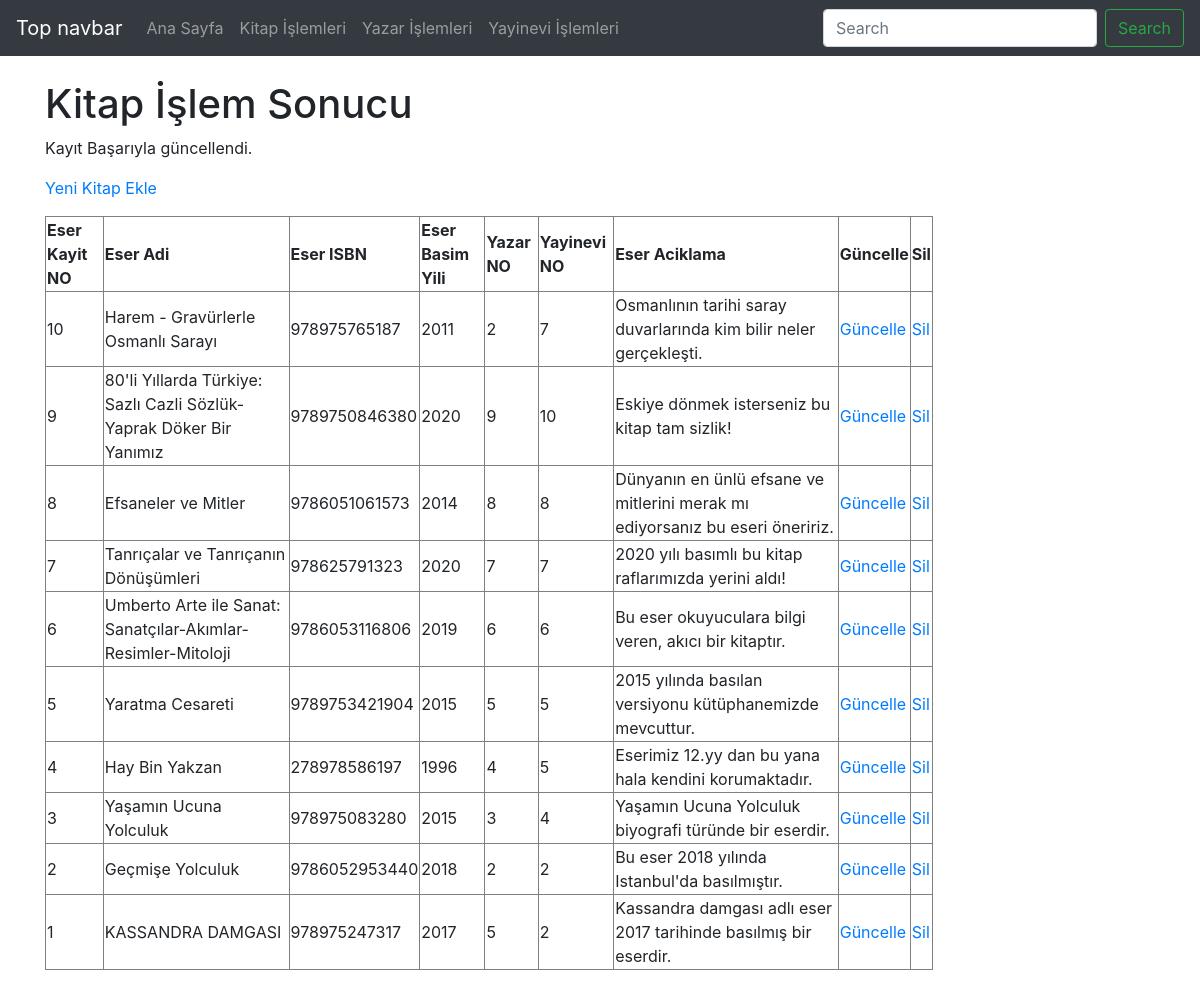
/eser_guncellendi.php, run on the app's committed database.
### tables this page shows
CREATE TABLE `eserler` (
  `EserKayitNO` smallint(6) NOT NULL COMMENT 'Eserin ana anahtarı',
  `EserKayitTARIHI` timestamp NOT NULL DEFAULT current_timestamp() COMMENT 'Eserin kayıt tarihi',
  `EserinAdi` varchar(120) NOT NULL COMMENT 'Eserin adı',
  `EserISBN` varchar(13) NOT NULL COMMENT 'Eserin ISBN numarası',
  `EserinBTarihi` year(4) NOT NULL COMMENT 'Eserin Basım Tarihi',
  `EserinBYeri` varchar(50) NOT NULL COMMENT 'Eserin Basım Yeri',
  `YayineviKayitNO` int(11) NOT NULL COMMENT 'Yayınevinin kayıt numarasını gösterir',
  `YazarKayitNO` int(11) NOT NULL COMMENT 'Yazarın Kayıt No''sunu gösterir.',
  `EserAciklama` text NOT NULL COMMENT 'Eserin açıklaması'
);

### eser_guncellendi.php (the view, shortened to what this page needs)
<?php
    require_once("baglanti.php");
    $EserKayitNO = mysqli_real_escape_string($baglanti, $_POST['EserKayitNO']);
    $EserinAdi = mysqli_real_escape_string($baglanti, $_POST['EserinAdi']);
    $EserISBN = mysqli_real_escape_string($baglanti, $_POST['EserISBN']);
    $EserinBTarihi = mysqli_real_escape_string($baglanti, $_POST['EserinBTarihi']);
    $YazarKayitNO = mysqli_real_escape_string($baglanti, $_POST['YazarKayitNO']);
    $YayineviKayitNO = mysqli_real_escape_string($baglanti, $_POST['YayineviKayitNO']);
    $EserAciklama = mysqli_real_escape_string($baglanti, $_POST['EserAciklama']);
    $sorgu = "UPDATE eserler SET EserinAdi = '$EserinAdi', EserISBN = '$EserISBN', EserISBN = '$EserISBN', EserinBTarihi = '$EserinBTarihi', YazarKayitNO = '$YazarKayitNO', YayineviKayitNO = '$YayineviKayitNO', EserAciklama = '$EserAciklama' WHERE EserKayitNO = $EserKayitNO";
    if (mysqli_query($baglanti, $sorgu)) {
        $islemSonuc = "Kayıt Başarıyla güncellendi.";
    } else {
        $islemSonuc = "Hata: " . $sorgu . "<br>" . mysqli_error($baglanti);
    }
    $sorgu = mysqli_query($baglanti, "SELECT * FROM eserler ORDER BY EserKayitNO DESC");
?>
<!DOCTYPE html>
<html lang="tr"><head><meta http-equiv="Content-Type" content="text/html; charset=UTF-8">
<link href="bootstrap.min.css" rel="stylesheet">
    <link href="./katalog_files/navbar-top.css" rel="stylesheet">
  </head>
  <body>
    <nav class="navbar navbar-expand-md navbar-dark bg-dark mb-4">
  <a class="navbar-brand" href="https://getbootstrap.com/docs/4.4/examples/navbar-static/#">Top navbar</a>
  <div class="collapse navbar-collapse" id="navbarCollapse">
    <ul class="navbar-nav mr-auto">
      <li class="nav-item">
        <a class="nav-link" href="index.php">Ana Sayfa </a>
      </li>
      <li class="nav-item">
        <a class="nav-link" href="eser.php">Kitap İşlemleri</a>
      </li>
      <li class="nav-item">
        <a class="nav-link" href="yazar.php">Yazar İşlemleri</a>
      </li>
      <li class="nav-item">
        <a class="nav-link" href="yayinevi.php">Yayinevi İşlemleri</a>
      </li>
    </ul>
    <form class="form-inline mt-2 mt-md-0">
      <input class="form-control mr-sm-2" type="text" placeholder="Search" aria-label="Search">
      <button class="btn btn-outline-success my-2 my-sm-0" type="submit">Search</button>
    </form>
  </div>
</nav>
<main role="main" class="container">
<h1>Kitap İşlem Sonucu</h1>
<p><?php echo $islemSonuc; ?></p>
<p><a href="eser_ekle.php">Yeni Kitap Ekle</a></p>
<?php
echo("<table border=1 width=80%>");
    echo("<tr>");
    echo("<td><b>Eser Kayit NO</b></td>");
    echo("<td><b>Eser Adi</b></td>");
    echo("<td><b>Eser ISBN</b></td>");
    echo("<td><b>Eser Basim Yili</b></td>");
    echo("<td><b>Yazar NO</b></td>");
    echo("<td><b>Yayinevi NO</b></td>");
    echo("<td><b>Eser Aciklama</b></td>");
    echo("<td><b>Güncelle</b></td>");
    echo("<td><b>Sil</b></td>");
    echo("</tr>");
while($satir = mysqli_fetch_assoc($sorgu)){
    echo("<tr>");
    echo("<td>".$satir["EserKayitNO"]."</td>");
    echo("<td>".$satir["EserinAdi"]."</td>");
    echo("<td>".$satir["EserISBN"]."</td>");
    echo("<td>".$satir["EserinBTarihi"]."</td>");
    echo("<td>".$satir["YazarKayitNO"]."</td>");
    echo("<td>".$satir["YayineviKayitNO"]."</td>");
    echo("<td>".$satir["EserAciklama"]."</td>");
    echo("<td><a href='eser_guncellenecek.php?EserKayitNO=".$satir["EserKayitNO"]."'>Güncelle</a></td>");
    echo("<td><a href='eser_sil.php?EserKayitNO=".$satir["EserKayitNO"]."'>Sil</a></td>");
    echo("</tr>");
            }
echo("</table>");
?>
</main>
</body></html>

### navbar-top.css (style rules this page uses)
body { min-height: 75rem; }

### data on the page
eserler: EserKayitNO "10", EserinAdi "Harem - Gravürlerle Osmanlı Sarayı", EserISBN "978975765187", EserinBTarihi "2011", YazarKayitNO "2", YayineviKayitNO "7", EserAciklama "Osmanlının tarihi saray duvarlarında kim bilir neler gerçekleşti."
eserler: EserKayitNO "9", EserinAdi "80'li Yıllarda Türkiye: Sazlı Cazli Sözlük-Yaprak Döker Bir Yanımız", EserISBN "9789750846380", EserinBTarihi "2020", YazarKayitNO "9", YayineviKayitNO "10", EserAciklama "Eskiye dönmek isterseniz bu kitap tam sizlik!"
eserler: EserKayitNO "8", EserinAdi "Efsaneler ve Mitler", EserISBN "9786051061573", EserinBTarihi "2014", YazarKayitNO "8", YayineviKayitNO "8", EserAciklama "Dünyanın en ünlü efsane ve mitlerini merak mı ediyorsanız bu eseri öneririz."
eserler: EserKayitNO "7", EserinAdi "Tanrıçalar ve Tanrıçanın Dönüşümleri", EserISBN "978625791323", EserinBTarihi "2020", YazarKayitNO "7", YayineviKayitNO "7", EserAciklama "2020 yılı basımlı bu kitap raflarımızda yerini aldı!"
eserler: EserKayitNO "6", EserinAdi "Umberto Arte ile Sanat: Sanatçılar-Akımlar-Resimler-Mitoloji", EserISBN "9786053116806", EserinBTarihi "2019", YazarKayitNO "6", YayineviKayitNO "6", EserAciklama "Bu eser okuyuculara bilgi veren, akıcı bir kitaptır."
eserler: EserKayitNO "5", EserinAdi "Yaratma Cesareti", EserISBN "9789753421904", EserinBTarihi "2015", YazarKayitNO "5", YayineviKayitNO "5", EserAciklama "2015 yılında basılan versiyonu kütüphanemizde mevcuttur."
eserler: EserKayitNO "4", EserinAdi "Hay Bin Yakzan", EserISBN "278978586197", EserinBTarihi "1996", YazarKayitNO "4", YayineviKayitNO "5", EserAciklama "Eserimiz 12.yy dan bu yana hala kendini korumaktadır."
eserler: EserKayitNO "3", EserinAdi "Yaşamın Ucuna Yolculuk", EserISBN "978975083280", EserinBTarihi "2015", YazarKayitNO "3", YayineviKayitNO "4", EserAciklama "Yaşamın Ucuna Yolculuk biyografi türünde bir eserdir."
eserler: EserKayitNO "2", EserinAdi "Geçmişe Yolculuk", EserISBN "9786052953440", EserinBTarihi "2018", YazarKayitNO "2", YayineviKayitNO "2", EserAciklama "Bu eser 2018 yılında Istanbul'da basılmıştır."
eserler: EserKayitNO "1", EserinAdi "KASSANDRA DAMGASI", EserISBN "978975247317", EserinBTarihi "2017", YazarKayitNO "5", YayineviKayitNO "2", EserAciklama "Kassandra damgası adlı eser 2017 tarihinde basılmış bir eserdir."

### other printed values
$islemSonuc "Kayıt Başarıyla güncellendi."
